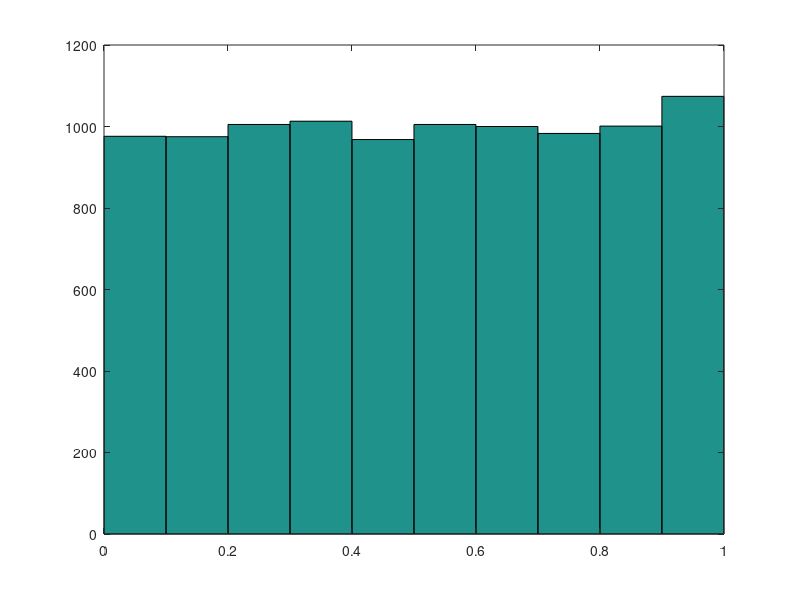

Source code (MATLAB): (Note: this script raises an error after producing the figure.)
x = rand(10000,1);
y = rand(10000,1);
z = x.*y;
t = z - z .* log(z);
hist(t)

x = 0:0.0001:1;
t = -x./lambertw(-1,-x/exp(1));
plot(x,t);


x = 0:0.0001:1;
t = (x) .* log(x/exp(1));

plot(x,t);